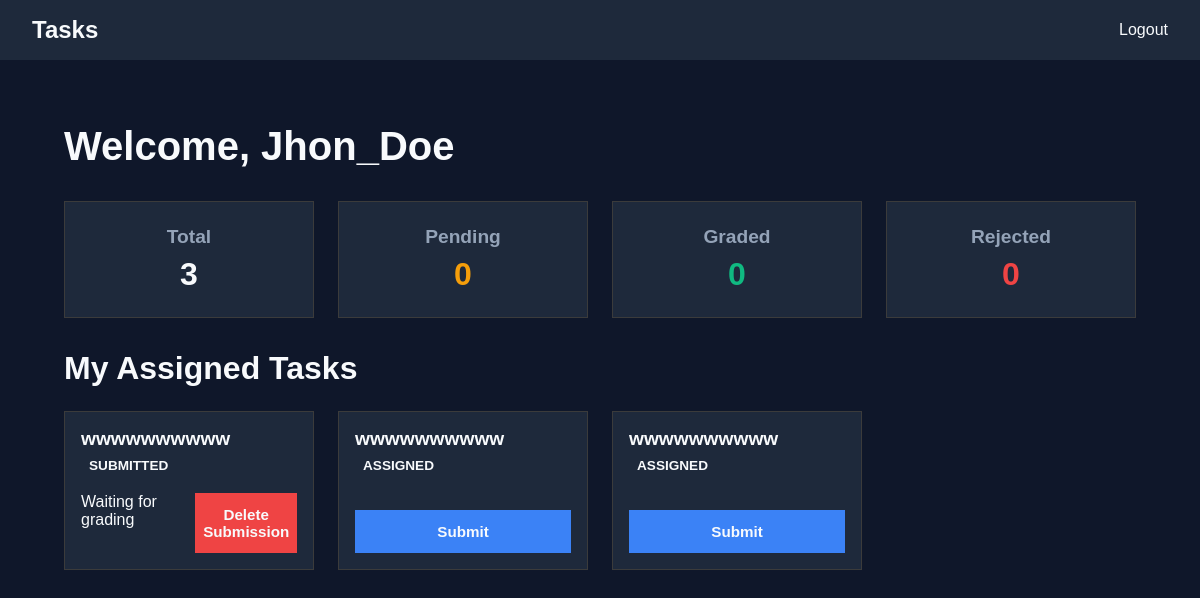
/dashboard/user/ (signed in), run on the app's committed database.
### repo/models.py (models this page shows, shortened)
class Tasks(models.Model):
    STATUS_CHOICES = [
        ("assigned", "Assigned"),
        ("in_progress", "In Progress"),
        ("submitted", "Submitted"),
        ("graded", "Graded"),
        ("rejected", "Rejected"),
    ]
    title = models.CharField(max_length=255)
    description = models.TextField(blank=True)
    assigned_to = models.ManyToManyField(User,related_name="tasks")
    status = models.CharField(max_length=20, choices=STATUS_CHOICES, default="assigned")
    file = models.FileField(upload_to="submissions/", blank=True, null=True)
    grade = models.IntegerField(default=0, blank=True)
    created_at = models.DateTimeField(auto_now_add=True)
    updated_at = models.DateTimeField(auto_now=True)

### dashboard/views.py (the view)
# urls.py: path("user/", views.user_dashboard, name="user_dashboard"),
@login_required
def user_dashboard(request):
    if request.user.is_staff:
        return redirect("dashboard:admin_dashboard")
    user_tasks = Tasks.objects.filter(assigned_to=request.user).order_by("-created_at")
    context = {
        "user": request.user,
        "tasks": user_tasks,
        "total": user_tasks.count(),
        "graded": user_tasks.filter(status="graded").count(),
        "pending": user_tasks.filter(status="pending").count(),
        "rejected": user_tasks.filter(status="rejected").count(),
    }
    return render(request, "dashboard/user_dashboard.html", context)

### templates/dashboard/user_dashboard.html (shortened to what this page needs)
{% extends "base.html" %}
{% load static %}
{% block extra_css %}
<link rel="stylesheet" href="{% static 'css/user_dashboard.css' %}">
{% endblock %}
{% block navbar %}
<a href="{% url 'signout' %}">Logout</a>
{% endblock %}
{% block content %}
<div class="dashboard-container">
    <h2>Welcome, {{ user.username }}</h2>
    <section class="stats">
        <div class="stat-card">
            <h4>Total</h4>
            <p>{{ total }}</p>
        </div>
        <div class="stat-card pending">
            <h4>Pending</h4>
            <p>{{ pending }}</p>
        </div>
        <div class="stat-card approved">
            <h4>Graded</h4>
            <p>{{ graded }}</p>
        </div>
        <div class="stat-card rejected">
            <h4>Rejected</h4>
            <p>{{ rejected }}</p>
        </div>
    </section>
    <section class="my-tasks">
        <h3>My Assigned Tasks</h3>
        <div class="results-grid">
            {% for task in tasks %}
            <div class="result-card">
                <div class="result-info">
                    <h5>{{ task.title }}</h5>
                    <span class="status {{ task.status|lower }}">{{ task.status|capfirst }}</span>
                </div>
            <div class="result-actions">
                {% if task.status == "assigned" or task.status == "in_progress" %}
                    <a href="{% url 'submit_task' task.pk %}" class="btn">Submit</a>
                {% elif task.status == "submitted" %}
                    <span>Waiting for grading</span>
                    <form action="{% url 'delete_task' task.pk %}" method="post" style="display:inline;">
                        <button type="submit" class="btn danger">Delete Submission</button>
                    </form>
                {% elif task.status == "graded" %}
                    <span>Grade: {{ task.grade }}</span>
                {% elif task.status == "rejected" %}
                    <span>Rejected</span>
                    <a href="{% url 'submit_task' task.pk %}" class="btn">Resubmit</a>
                {% endif %}
            </div>
            </div>
            {% empty %}
            <p>No tasks assigned yet.</p>
            {% endfor %}
        </div>
    </section>
</div>
{% endblock %}

### static/css/base.css (style rules this page uses)
:root { --primary-bg: #0f172a; --secondary-bg: #1e293b; --accent: #3b82f6; --text: #f8fafc; --subtext: #94a3b8; --hover: #60a5fa; --text-primary: var(--text); --subtext-color: var(--subtext); --form-bg: var(--secondary-bg); --form-border: #3b3b3b; --form-input-bg: var(--primary-bg); --form-input-border: #555; --form-input-focus: var(--accent); --form-padding: 2rem; --form-radius: 0px; --btn-padding: 0.85rem 1.5rem; --btn-font-size: 1rem; --btn-radius: 0px; --btn-transition: 0.2s ease; }
* { box-sizing: border-box; margin: 0; padding: 0; }
body, html { font-family: Arial, sans-serif; height: 100%; background: var(--primary-bg); color: var(--text); }
nav a { color: var(--text); text-decoration: none; margin-left: 1.5rem; font-weight: 500; transition: color 0.2s ease; }
.button-primary, .btn, .auth-form button { background: var(--accent); color: var(--text); border: 1px solid var(--accent); }
.button-danger, .btn.danger { background: #ef4444; color: var(--text); border: 1px solid #ef4444; }

### static/css/user_dashboard.css (style rules this page uses)
:root { --card-bg: var(--secondary-bg); --card-border: #3b3b3b; --card-radius: 0px; --card-padding: 1.5rem; --stat-approved: #10b981; --stat-pending: #f59e0b; --stat-rejected: #ef4444; --result-bg: var(--secondary-bg); --result-border: #3b3b3b; --result-radius: 0px; --result-padding: 1rem; }
.dashboard-container { padding: 2rem; max-width: 1200px; margin: 0 auto; }
.dashboard-container h2 { font-size: 2.5rem; margin-bottom: 2rem; color: var(--text); }
.stats { display: flex; gap: 1.5rem; flex-wrap: wrap; margin-bottom: 2rem; }
.stat-card { flex: 1 1 200px; background: var(--card-bg); border: 1px solid var(--card-border); border-radius: var(--card-radius); padding: var(--card-padding); text-align: center; }
.stat-card h4 { font-size: 1.2rem; margin-bottom: 0.5rem; color: var(--subtext); }
.stat-card p { font-size: 2rem; font-weight: 700; margin: 0; color: var(--text); }
.stat-card.approved p { color: var(--stat-approved); }
.stat-card.pending p { color: var(--stat-pending); }
.stat-card.rejected p { color: var(--stat-rejected); }
.my-tasks h3 { font-size: 2rem; margin-bottom: 1.5rem; color: var(--text); }
.results-grid { display: grid; grid-template-columns: repeat(auto-fill, minmax(250px, 1fr)); gap: 1.5rem; }
.result-card { background: var(--result-bg); border: 1px solid var(--result-border); border-radius: var(--result-radius); padding: var(--result-padding); display: flex; flex-direction: column; gap: 1rem; transition: transform 0.15s ease; }
.result-info { display: flex; flex-direction: column; gap: 4px; }
.result-info h5 { font-size: 1.2rem; color: var(--text); }
.status { font-size: 0.85rem; font-weight: 600; padding: 0.25rem 0.5rem; border-radius: 0px; text-transform: uppercase; }
.result-actions { display: flex; justify-content: space-between; margin-top: auto; gap: 1rem; }
.result-actions .btn { background-color: var(--accent); color: var(--text); border: 1px solid var(--accent); flex: 1; padding: 0.75rem 0; font-size: 0.95rem; text-align: center; text-decoration: none; font-weight: 600; transition: background 0.2s ease, color 0.2s ease; }
.result-actions .btn.danger { background: #ef4444; color: var(--text); border: 1px solid #ef4444; }

### data on the page
Tasks: title "wwwwwwwwww", status "SUBMITTED", shows "Waiting for grading"
Tasks: title "wwwwwwwwww", status "ASSIGNED", shows "Submit"
Tasks: title "wwwwwwwwww", status "ASSIGNED", shows "Submit"

### other printed values
{{ user.username }} "Jhon_Doe"
{{ total }} "3"
{{ pending }} "0"
{{ graded }} "0"
{{ rejected }} "0"
